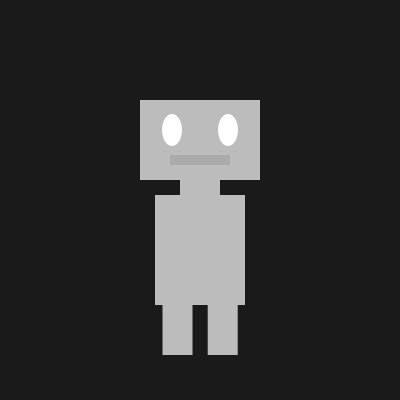
Frame 1 (no input)
Frame 60 (the mouse pressed at the canvas centre just before this capture): identical to frame 1, image omitted
Frame 120 (the mouse held since frame 60 and released just before this capture): identical to frame 1, image omitted

The Processing sketch that drew this single still picture (run headless with seeded random() and noise(); from frame 60 on, the mouse is pressed at the canvas centre):

// Processing sketch: processing_81866
// ── processing_81866.pde

float mx;
float my;
float easing = 0.05;
int radius = 100;
int edge = 1000;
int inner = edge + radius;

void setup () {
  size(400, 400) ;
  noStroke();
  
}

void draw() {
 
  fill(255);  
  background (26, 26, 26);
  size(400, 400);
  rectMode(CENTER);
  fill(188, 188, 188);
  rect(200, 200, 40, 150);  //Neck
  rect(200, 250, 90, 110);
  rect(177.5, 300, 30, 110);  //Left Leg
  rect(222.7, 300, 30, 110);  //Right Leg
  rect(200, 140, 120, 80);  //Head
  fill(170, 170, 170);
  rect(200, 160, 60, 10);  //Mouth
  fill(255, 255, 255);   
  ellipse(172, 130, 20, 32); //Eye Left
  ellipse(228, 130, 20, 32); //Eye Right
  fill(0);
  



}
